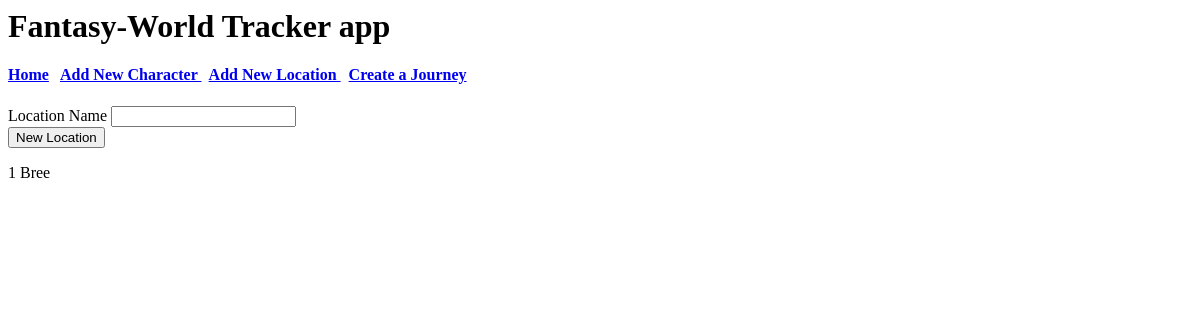
Before: /new-location with the older database file.
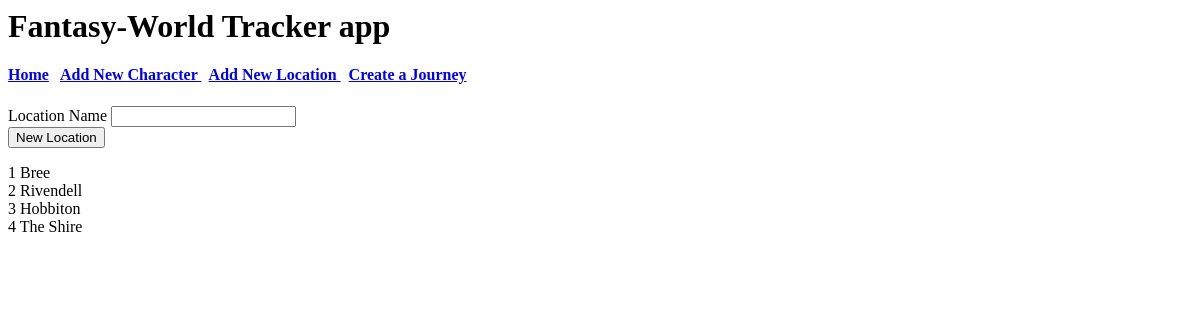
After: the same page with the newer database file.
### fwtapp.py (models this page shows)
class location(db.Model):
    lid = db.Column(db.Integer, primary_key=True)
    time = db.relationship("time", backref="location")
    lname = db.Column(db.String(50), nullable=False)

### fwtapp.py (the view)
@app.route('/new-location', methods=["GET", "POST"])
def newlocation():
    form = lform()
    lqueryall = location.query.all()
    if form.validate_on_submit():
        new_location = location(lname = form.lname.data)
        db.session.add(new_location)
        db.session.commit()
        return redirect('new-location')
    return render_template('newlocation.html', lqueryall=lqueryall, form=form)

### fwtapp.py
class lform(FlaskForm):
    lname = StringField("Location Name")
    submit = SubmitField("New Location")

### templates/newlocation.html (shortened to what this page needs)
{% extends "layout.html" %}
{% block body %}
<form method="POST" action="">
    {{ form.lname.label }} {{ form.lname }}
    <br>
    {{ form.submit }}
</form>
{% for lname in lqueryall %}
{{ lname.lid }} {{ lname.lname }}
<br>
{% endfor %}
{% endblock body %}

### templates/layout.html (shortened to what this page needs)
<html>
<body>
<h1>Fantasy-World Tracker app</h1>
<h4>
    <a href="{{ url_for('index') }}"> Home</a>
    <a href="{{ url_for('newcharacter') }}">  Add New Character  </a>
    <a href="{{ url_for('newlocation') }}">  Add New Location  </a>
    <a href="{{ url_for('journey') }}"> Create a Journey  </a>
</h4>
{% block body %}
{% endblock body %}
</body>
</html>

Changed rows visible on the page:
added location: lid "2", lname "Rivendell"
added location: lid "3", lname "Hobbiton"
added location: lid "4", lname "The Shire"
